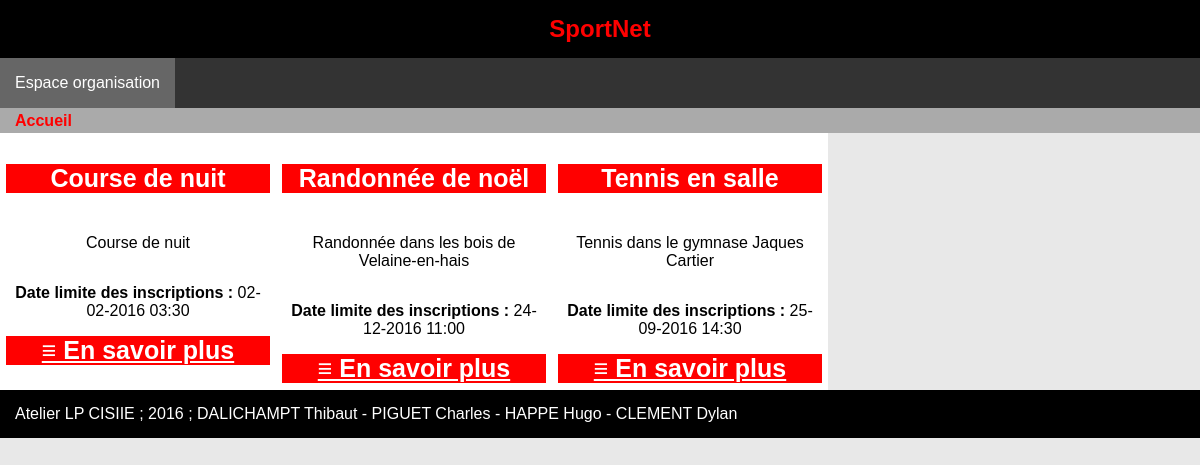
Before: / with the older database file.
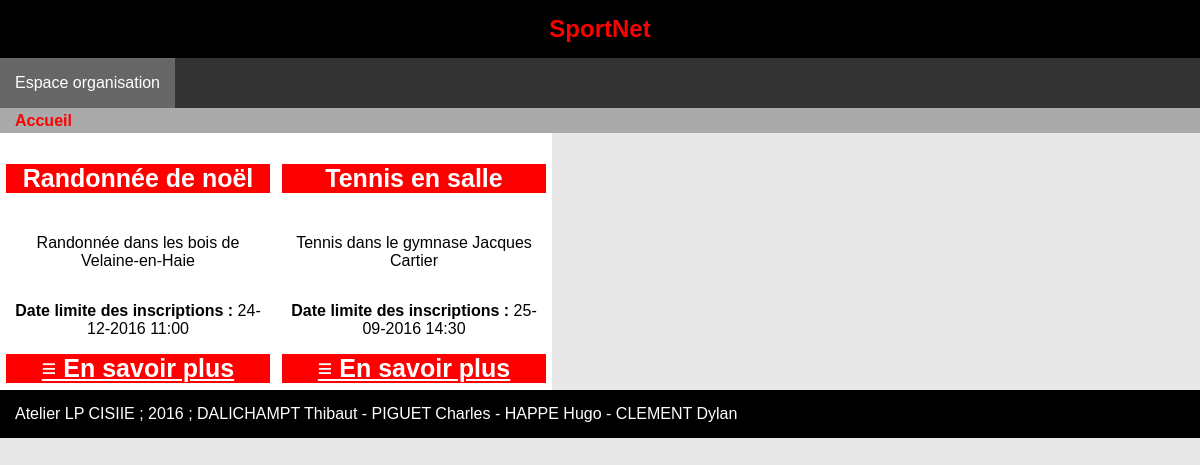
After: the same page with the newer database file.
### tables this page shows
CREATE TABLE evenement(
        id              int (11) Auto_increment  NOT NULL ,
        nom             Varchar (150) ,
        description     Varchar (1000) ,
        etat            Int ,
		dateheureLimiteInscription Datetime ,
        tarif                      Decimal (25,2) ,
        id_discipline   Int ,
        id_organisateur Int ,
        PRIMARY KEY (id )
);

### src/sportnet/utils/AbstractHttpRequest.php (called while the page is built, shortened)
<?php
abstract class AbstractHttpRequest {
    public function __get($attr_name) {
        if (property_exists( __CLASS__, $attr_name)) {
            return $this->$attr_name;
        }
        $emess = __CLASS__ . ": unknown member $attr_name (__get)";
        throw new \Exception($emess);
    }
}

### src/sportnet/control/SportnetController.php (called while the page is built, shortened)
<?php
class SportnetController {
    public function listEvents()
	{
		$listeEvents = \sportnet\model\evenement::findAll();
		$view = new \sportnet\view\SportnetView($listeEvents);
		$view->render('listEvents');
    }
}

### index.php (called while the page is built, shortened)
<?php
require_once("conf/autoload.php");
$http_req = new sportnet\utils\HttpRequest();
sportnet\utils\Router::dispatch($http_req);

### src/sportnet/utils/HttpRequest.php (called while the page is built, shortened)
<?php
class HttpRequest extends AbstractHttpRequest
{
	public function __construct()
	{
		$this->script_name = $_SERVER["SCRIPT_NAME"];
    }
	public function getRoot()
	{
		$position = strrpos($this->script_name,"/");
		return substr($this->script_name, 0, $position)."/";
	}
}

### src/sportnet/model/AbstractModel.php (called while the page is built, shortened)
<?php
abstract class AbstractModel {
    public function __get($attr_name)
	{
        if (property_exists( $this, $attr_name))
		{
			return $this->$attr_name;
		}
		else
		{
			$emess = $this . ": unknown member $attr_name (__get)";
			throw new \Exception($emess);
		}
    }
}

### src/sportnet/model/evenement.php (called while the page is built, shortened)
<?php
class evenement extends AbstractModel {
	public function __construct()
	{
		$connect = new \sportnet\utils\ConnectionFactory();
		$connect->setConfig("conf/config.ini");
		self::$db = $connect->makeConnection();
		self::$db->query("SET CHARACTER SET utf8");
	}
	public static function findAll()
	{
		if(self::$db == null)
		{
			$connect = new \sportnet\utils\ConnectionFactory();
			$connect->setConfig("conf/config.ini");
			self::$db = $connect->makeConnection();
			self::$db->query("SET CHARACTER SET utf8");
		}
        $select = "SELECT * FROM evenement";
        $select_prep = self::$db->prepare($select);
        $select_prep->execute();
		$tab = null;
		while ($ligne = $select_prep->fetch(\PDO::FETCH_ASSOC)) {
			$obj = new evenement();
			$obj->id = $ligne['id'];
			$obj->nom = $ligne['nom'];
			$obj->description  = $ligne['description'];
			$obj->etat = $ligne['etat'];
			$obj->dateheureLimiteInscription = date_create($ligne['dateheureLimiteInscription']);
			$obj->tarif = $ligne['tarif'];
			$obj->discipline = \sportnet\model\discipline::findById($ligne['id_discipline']);
			$obj->organisateur = \sportnet\model\organisateur::findById($ligne['id_organisateur']);
			$tab[] = $obj;
		}
		return $tab;
	}
}
?>

### conf/autoload.php (called while the page is built, shortened)
<?php
function mon_autoload ($espaceNomClasse)
{
	$chemin = str_replace("\\", DIRECTORY_SEPARATOR, $espaceNomClasse);
}

### src/sportnet/utils/ConnectionFactory.php (called while the page is built, shortened)
<?php
	class ConnectionFactory
	{
		private static $config;
		private static $db;
		public static function setConfig($nom_fichier)
		{
			self::$config = parse_ini_file($nom_fichier);
		}
		public static function makeConnection()
		{
			if(!(isset($db)))
			{
				$dsn = "mysql:host=".self::$config["host"].";dbname=".self::$config["base"];
				self::$db = new \PDO($dsn, self::$config["user"], self::$config["pass"]);
			}
			return self::$db;
		}
	}

### src/sportnet/utils/AbstractAuthentification.php (called while the page is built, shortened)
<?php
abstract class AbstractAuthentification {
    public function __get($attr_name) {
        if (property_exists( __CLASS__, $attr_name))
            return $this->$attr_name;
        $emess = __CLASS__ . ": unknown member $attr_name (__get)";
        throw new \Exception($emess);
    }
}

### src/sportnet/utils/Authentification.php (called while the page is built, shortened)
<?php
class Authentification extends AbstractAuthentification
{
	public function __construct()
	{
		if(isset($_SESSION["user_login"]))
		{
			$this->user_login = $_SESSION["user_login"];
			$this->logged_in = true;
		}
		else
		{
			$this->logged_in = false;
		}
	}
}

### src/sportnet/view/SportnetView.php (the view, shortened to what this page needs)
<?php
class SportnetView extends AbstractView{
	protected function listEvents() {
		$html = '';
		foreach($this->data as $event) {
			if($event->etat != 1)
			{
				$description = $event->description;
					$date = date_format($event->dateheureLimiteInscription,"d-m-Y H:i");
				$html .= <<<EOT
<div class="event offset-0 span-3">
	<h3>{$event->nom}</h3>
	<p>${description}</p>
	<p><b>Date limite des inscriptions : </b>{$date}</p>
	<h4 class="bottom_plus"><a href="{$this->script_name}/evenement/?event={$event->id}">≡ En savoir plus</a></h4>
</div>
EOT;
			}
		}
		return $html;
	}
    public function render($selector){
        switch($selector){
			case 'listEvents':
				$breadcrumb = $this->renderBreadcrumb();
                $main = $this->listEvents();
				break;
        }
        $style_file = $this->app_root.'css/main.css';
        $header 	= $this->renderHeader();
        $menu   	= $this->renderMenu();
		$messages	= $this->renderMessage();
		$footer		= $this->renderFooter();
        $html = <<<EOT
<!DOCTYPE html>
<html lang="fr">
    <head>
        <meta charset="utf-8">
        <title>SportNet</title>
		<meta name="viewport" content="width=device-width,initial-scale=1.0">
		<link rel="shortcut icon" href="{$this->app_root}/favicon.ico">
        <link rel="stylesheet" href="${style_file}">
		<script type="text/javascript" src="{$this->app_root}/js/sportnet.js"></script>
    </head>
    <body>
        ${header}
        ${menu}
		${breadcrumb}
		${messages}
		<div class="container line">
			${main}
		</div>
		${footer}
    </body>
</html>
EOT;
    echo $html;
    }
}

### src/sportnet/utils/Router.php (shortened to what this page needs)
<?php
class Router extends AbstractRouter
{
	public function addRoute($url, $ctrl, $mth)
	{
		self::$routes[$url] = array($ctrl, $mth);
	}
	public static function dispatch(HttpRequest $http_request)
	{
		if(array_key_exists($http_request->path_info, self::$routes) )
		{
			$method = self::$routes[$http_request->path_info][1];
			$ctrl = new self::$routes[$http_request->path_info][0]($http_request);
			$ctrl->$method();
		}
		else
		{
			$method = self::$routes['default'][1];
			$ctrl = new self::$routes['default'][0]($http_request);
			$ctrl->$method();
		}
	}
}

### src/sportnet/view/AbstractView.php (shortened to what this page needs)
<?php
abstract class AbstractView {
    protected $script_name = null;
    public function __construct($data){
        $this->data = $data;
        $http = new \sportnet\utils\HttpRequest();
        $this->script_name  = $http->script_name;
        $this->app_root     = $http->getRoot();
    }
    protected function renderHeader(){
        $html  = "<header class='entete'>\n";
		$html .= "\t<a href='".$this->script_name."'>SportNet</a>\n";
		$html .= "</header>\n";
        return $html;
    }
    protected function renderFooter(){
        $html  = "<footer>\n";
		$html .= "\tAtelier LP CISIIE ; 2016 ; DALICHAMPT Thibaut - PIGUET Charles - HAPPE Hugo - CLEMENT Dylan\n";
		$html .= "</footer>\n";
        return $html;
    }
    protected function renderMenu(){
        $html  = "<nav class='menu'>\n";
        $html .= "\t<ul class='navbar'>\n";
		$auth = new \sportnet\utils\Authentification();
		if($auth->logged_in == false)
		{
			$html .= "\t\t<a href='".$this->script_name."/connexion/'><li>Espace organisation</li></a>\n";
		}
		else
		{
			$html .= "\t\t<a href='".$this->script_name."/creerEvenement/'><li>Créer un événement</li></a>\n";
			$html .= "\t\t<a href='".$this->script_name."/espace/'><li>Mes événements</li></a>\n";
			$html .= "\t\t<a href='".$this->script_name."/connexion/'><li>Déconnexion</li></a>\n";
		}
        $html .= "\t</ul>\n";
		$html .= "</nav>\n";
        return $html;
    }
	protected function renderBreadcrumb($breadcrumb = null) {
		$html  = "<div>\n";
		$html .= "\t<ul class='breadcrumb'>\n";
		$html .= "\t\t<a href='".$this->script_name."'><li>Accueil</li></a>\n";
		$html .= "\t</ul>\n";
		$html .= "</div>\n";
		return $html;
	}
}

### css/main.css (style rules this page uses)
* { box-sizing: border-box; }
body { font-family: "Arial","Helvetica Neue","Helvetica","sans-serif"; font-size: 1em; margin: 0; background-color: #E8E8E8; }
h1, h2, h3, h4, h5, h6 { font-family: "Arial","Helvetica Neue","Helvetica","sans-serif"; color: black; font-size: 25px; font-weight: bold; }
ul li { list-style-type: disc; color: blue; font-size: 16px; }
header { padding-top: 15px; padding-bottom: 15px; background-color: black; color: red; text-align: center; }
header a { text-decoration: none; font-weight: bold; color: red; font-size: 1.5em; }
.bottom_plus { margin: 0; padding: 0; }
.event, .bloc { background-color: white; padding: .4rem; }
.event h3, .event h4, .bloc h3, .bloc h4 { background-color: red; color: white; }
.event h3 a, .event h4 a, .bloc h3 a, .bloc h4 a { color: white; }
footer { background-color: black; color: white; padding: 15px; width: 100%; bottom: 0px; }
.entete { text-align: center; }
.navbar { font-size: 0; background-color: #333; min-height: 50px; list-style-type: none; padding: 0px; }
.navbar a { background-color: #666; font-size: 1rem; padding-left: 15px; padding-right: 15px; display: inline-block; height: 50px; line-height: 50px; text-align: center; text-decoration: none; }
.navbar a li { color: white; list-style-type: none; }
.breadcrumb { font-size: 0; background-color: #AAA; min-height: 25px; list-style-type: none; padding: 0px; }
.breadcrumb a { font-size: 1rem; padding-left: 15px; padding-right: 15px; display: inline-block; height: 25px; line-height: 25px; text-align: center; text-decoration: none; }
.breadcrumb a li { color: #222; list-style-type: none; display: inline-block; }
.breadcrumb a:last-child li { color: red; font-weight: bold; }
.line, .line-margin, .line-margin-1, .line-margin-2, .line-margin-3, .line-margin-4 { padding: 0; width: 100%; display: flex; flex-direction: column; }
.line > div, .line-margin > div, .line-margin-1 > div, .line-margin-2 > div, .line-margin-3 > div, .line-margin-4 > div { display: flex; flex-direction: column; margin: 0; }
.offset-0 { margin-left: 1%; margin-right: 1%; }
.span-3 { width: 23%; }
[class*="span-"] { text-align: center; }
@media screen and (min-width: 800px) { .line, .line-margin, .line-margin-1, .line-margin-2, .line-margin-3, .line-margin-4 { flex-direction: row; } }

Changed rows visible on the page:
no longer on this page (row edited): evenement: nom "Course de nuit", description "Course de nuit", dateheureLimiteInscription "02-02-2016 03:30"
changed evenement "Randonnée de noël": description "Randonnée dans les bois de Velaine-en-hais" → "Randonnée dans les bois de Velaine-en-Haie"
changed evenement "Tennis en salle": description "Tennis dans le gymnase Jaques Cartier" → "Tennis dans le gymnase Jacques Cartier"
